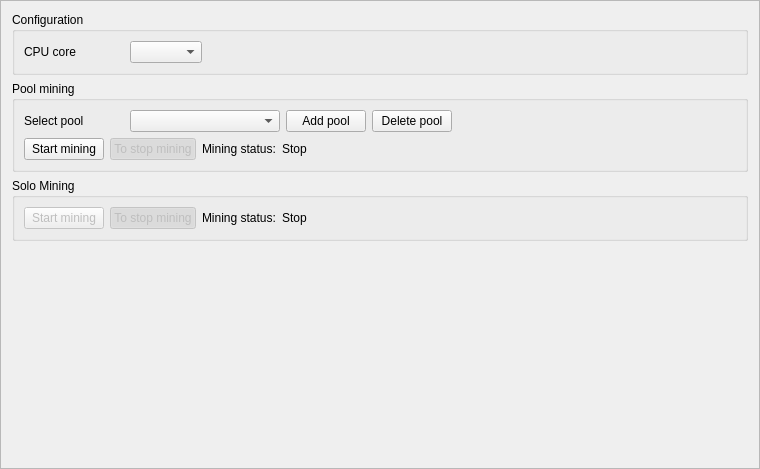
<?xml version="1.0" encoding="UTF-8"?>
<ui version="4.0">
 <class>MiningFrame</class>
 <widget class="QFrame" name="MiningFrame">
  <property name="geometry">
   <rect>
    <x>0</x>
    <y>0</y>
    <width>760</width>
    <height>469</height>
   </rect>
  </property>
  <property name="windowTitle">
   <string>Frame</string>
  </property>
  <property name="frameShape">
   <enum>QFrame::StyledPanel</enum>
  </property>
  <property name="frameShadow">
   <enum>QFrame::Raised</enum>
  </property>
  <layout class="QGridLayout" name="gridLayout_6">
   <item row="3" column="0">
    <spacer name="verticalSpacer_4">
     <property name="orientation">
      <enum>Qt::Vertical</enum>
     </property>
     <property name="sizeHint" stdset="0">
      <size>
       <width>20</width>
       <height>40</height>
      </size>
     </property>
    </spacer>
   </item>
   <item row="1" column="0">
    <widget class="QGroupBox" name="groupBox">
     <property name="title">
      <string>Pool mining</string>
     </property>
     <layout class="QGridLayout" name="gridLayout_3">
      <item row="0" column="1">
       <widget class="QComboBox" name="m_poolCombo">
        <property name="minimumSize">
         <size>
          <width>150</width>
          <height>0</height>
         </size>
        </property>
        <property name="editable">
         <bool>false</bool>
        </property>
       </widget>
      </item>
      <item row="0" column="4">
       <spacer name="horizontalSpacer_5">
        <property name="orientation">
         <enum>Qt::Horizontal</enum>
        </property>
        <property name="sizeHint" stdset="0">
         <size>
          <width>422</width>
          <height>20</height>
         </size>
        </property>
       </spacer>
      </item>
      <item row="0" column="2">
       <widget class="QPushButton" name="m_addPoolButton">
        <property name="text">
         <string>Add pool</string>
        </property>
        <property name="icon">
         <iconset resource="../../resources.qrc">
          <normaloff>:/icons/add</normaloff>:/icons/add</iconset>
        </property>
       </widget>
      </item>
      <item row="0" column="0">
       <widget class="QLabel" name="label">
        <property name="minimumSize">
         <size>
          <width>100</width>
          <height>0</height>
         </size>
        </property>
        <property name="text">
         <string>Select pool</string>
        </property>
       </widget>
      </item>
      <item row="1" column="0" colspan="5">
       <layout class="QGridLayout" name="gridLayout_2">
        <item row="0" column="4">
         <spacer name="horizontalSpacer">
          <property name="orientation">
           <enum>Qt::Horizontal</enum>
          </property>
          <property name="sizeHint" stdset="0">
           <size>
            <width>40</width>
            <height>20</height>
           </size>
          </property>
         </spacer>
        </item>
        <item row="0" column="0">
         <widget class="QPushButton" name="m_startButton">
          <property name="text">
           <string>Start mining</string>
          </property>
          <property name="checkable">
           <bool>true</bool>
          </property>
          <attribute name="buttonGroup">
           <string notr="true">m_miningButtonGroup</string>
          </attribute>
         </widget>
        </item>
        <item row="0" column="1">
         <widget class="QPushButton" name="m_stopButton">
          <property name="enabled">
           <bool>false</bool>
          </property>
          <property name="text">
           <string>To stop mining</string>
          </property>
          <property name="checkable">
           <bool>true</bool>
          </property>
          <property name="checked">
           <bool>true</bool>
          </property>
          <attribute name="buttonGroup">
           <string notr="true">m_miningButtonGroup</string>
          </attribute>
         </widget>
        </item>
        <item row="0" column="3">
         <widget class="QLabel" name="m_poolLabel">
          <property name="text">
           <string>Stop</string>
          </property>
         </widget>
        </item>
        <item row="0" column="2">
         <widget class="QLabel" name="label_3">
          <property name="text">
           <string>Mining status:</string>
          </property>
         </widget>
        </item>
       </layout>
      </item>
      <item row="0" column="3">
       <widget class="QPushButton" name="m_delPoolButton">
        <property name="text">
         <string>Delete pool</string>
        </property>
        <property name="icon">
         <iconset resource="../../resources.qrc">
          <normaloff>:/icons/remove</normaloff>:/icons/remove</iconset>
        </property>
       </widget>
      </item>
     </layout>
     <zorder>m_poolCombo</zorder>
     <zorder>label</zorder>
     <zorder>m_addPoolButton</zorder>
     <zorder>m_delPoolButton</zorder>
    </widget>
   </item>
   <item row="0" column="0">
    <widget class="QGroupBox" name="groupBox_3">
     <property name="title">
      <string>Configuration</string>
     </property>
     <layout class="QGridLayout" name="gridLayout">
      <item row="0" column="0">
       <widget class="QLabel" name="label_2">
        <property name="minimumSize">
         <size>
          <width>100</width>
          <height>0</height>
         </size>
        </property>
        <property name="text">
         <string>CPU core</string>
        </property>
       </widget>
      </item>
      <item row="0" column="1">
       <widget class="QComboBox" name="m_cpuCombo"/>
      </item>
      <item row="0" column="2">
       <spacer name="horizontalSpacer_3">
        <property name="orientation">
         <enum>Qt::Horizontal</enum>
        </property>
        <property name="sizeHint" stdset="0">
         <size>
          <width>587</width>
          <height>20</height>
         </size>
        </property>
       </spacer>
      </item>
     </layout>
    </widget>
   </item>
   <item row="2" column="0">
    <widget class="QGroupBox" name="groupBox_2">
     <property name="minimumSize">
      <size>
       <width>0</width>
       <height>0</height>
      </size>
     </property>
     <property name="title">
      <string>Solo Mining</string>
     </property>
     <layout class="QGridLayout" name="gridLayout_4">
      <item row="0" column="4">
       <spacer name="horizontalSpacer_2">
        <property name="orientation">
         <enum>Qt::Horizontal</enum>
        </property>
        <property name="sizeHint" stdset="0">
         <size>
          <width>555</width>
          <height>20</height>
         </size>
        </property>
       </spacer>
      </item>
      <item row="0" column="1">
       <widget class="QPushButton" name="m_stopSolo">
        <property name="enabled">
         <bool>false</bool>
        </property>
        <property name="text">
         <string>To stop mining</string>
        </property>
        <property name="checkable">
         <bool>true</bool>
        </property>
        <property name="checked">
         <bool>true</bool>
        </property>
        <attribute name="buttonGroup">
         <string notr="true">m_soloButtonGroup</string>
        </attribute>
       </widget>
      </item>
      <item row="0" column="0">
       <widget class="QPushButton" name="m_startSolo">
        <property name="enabled">
         <bool>false</bool>
        </property>
        <property name="text">
         <string>Start mining</string>
        </property>
        <property name="checkable">
         <bool>true</bool>
        </property>
        <attribute name="buttonGroup">
         <string notr="true">m_soloButtonGroup</string>
        </attribute>
       </widget>
      </item>
      <item row="0" column="3">
       <widget class="QLabel" name="m_soloLabel">
        <property name="text">
         <string>Stop</string>
        </property>
       </widget>
      </item>
      <item row="0" column="2">
       <widget class="QLabel" name="label_4">
        <property name="text">
         <string>Mining status:</string>
        </property>
       </widget>
      </item>
     </layout>
    </widget>
   </item>
  </layout>
 </widget>
 <resources>
  <include location="../../resources.qrc"/>
 </resources>
 <connections>
  <connection>
   <sender>m_startButton</sender>
   <signal>toggled(bool)</signal>
   <receiver>m_startButton</receiver>
   <slot>setDisabled(bool)</slot>
   <hints>
    <hint type="sourcelabel">
     <x>71</x>
     <y>117</y>
    </hint>
    <hint type="destinationlabel">
     <x>71</x>
     <y>117</y>
    </hint>
   </hints>
  </connection>
  <connection>
   <sender>m_stopButton</sender>
   <signal>toggled(bool)</signal>
   <receiver>m_stopButton</receiver>
   <slot>setDisabled(bool)</slot>
   <hints>
    <hint type="sourcelabel">
     <x>194</x>
     <y>117</y>
    </hint>
    <hint type="destinationlabel">
     <x>194</x>
     <y>117</y>
    </hint>
   </hints>
  </connection>
  <connection>
   <sender>m_miningButtonGroup</sender>
   <signal>buttonClicked(QAbstractButton*)</signal>
   <receiver>MiningFrame</receiver>
   <slot>startStopClicked(QAbstractButton*)</slot>
   <hints>
    <hint type="sourcelabel">
     <x>-1</x>
     <y>-1</y>
    </hint>
    <hint type="destinationlabel">
     <x>379</x>
     <y>234</y>
    </hint>
   </hints>
  </connection>
  <connection>
   <sender>m_soloButtonGroup</sender>
   <signal>buttonClicked(QAbstractButton*)</signal>
   <receiver>MiningFrame</receiver>
   <slot>startStopSoloClicked(QAbstractButton*)</slot>
   <hints>
    <hint type="sourcelabel">
     <x>-1</x>
     <y>-1</y>
    </hint>
    <hint type="destinationlabel">
     <x>379</x>
     <y>234</y>
    </hint>
   </hints>
  </connection>
  <connection>
   <sender>m_addPoolButton</sender>
   <signal>clicked()</signal>
   <receiver>MiningFrame</receiver>
   <slot>addPoolClicked()</slot>
   <hints>
    <hint type="sourcelabel">
     <x>380</x>
     <y>29</y>
    </hint>
    <hint type="destinationlabel">
     <x>379</x>
     <y>234</y>
    </hint>
   </hints>
  </connection>
  <connection>
   <sender>m_startSolo</sender>
   <signal>toggled(bool)</signal>
   <receiver>m_startSolo</receiver>
   <slot>setDisabled(bool)</slot>
   <hints>
    <hint type="sourcelabel">
     <x>58</x>
     <y>186</y>
    </hint>
    <hint type="destinationlabel">
     <x>58</x>
     <y>186</y>
    </hint>
   </hints>
  </connection>
  <connection>
   <sender>m_stopSolo</sender>
   <signal>toggled(bool)</signal>
   <receiver>m_stopSolo</receiver>
   <slot>setDisabled(bool)</slot>
   <hints>
    <hint type="sourcelabel">
     <x>139</x>
     <y>186</y>
    </hint>
    <hint type="destinationlabel">
     <x>139</x>
     <y>186</y>
    </hint>
   </hints>
  </connection>
  <connection>
   <sender>m_poolCombo</sender>
   <signal>currentIndexChanged(QString)</signal>
   <receiver>MiningFrame</receiver>
   <slot>currentPoolChanged()</slot>
   <hints>
    <hint type="sourcelabel">
     <x>200</x>
     <y>103</y>
    </hint>
    <hint type="destinationlabel">
     <x>379</x>
     <y>234</y>
    </hint>
   </hints>
  </connection>
  <connection>
   <sender>m_delPoolButton</sender>
   <signal>clicked()</signal>
   <receiver>MiningFrame</receiver>
   <slot>removePoolClicked()</slot>
   <hints>
    <hint type="sourcelabel">
     <x>407</x>
     <y>103</y>
    </hint>
    <hint type="destinationlabel">
     <x>379</x>
     <y>234</y>
    </hint>
   </hints>
  </connection>
  <connection>
   <sender>m_cpuCombo</sender>
   <signal>currentIndexChanged(QString)</signal>
   <receiver>MiningFrame</receiver>
   <slot>setMiningThreads()</slot>
   <hints>
    <hint type="sourcelabel">
     <x>160</x>
     <y>42</y>
    </hint>
    <hint type="destinationlabel">
     <x>379</x>
     <y>234</y>
    </hint>
   </hints>
  </connection>
 </connections>
 <slots>
  <slot>startStopClicked(QAbstractButton*)</slot>
  <slot>startStopSoloClicked(QAbstractButton*)</slot>
  <slot>addPoolClicked()</slot>
 </slots>
 <buttongroups>
  <buttongroup name="m_miningButtonGroup"/>
  <buttongroup name="m_soloButtonGroup"/>
 </buttongroups>
</ui>
